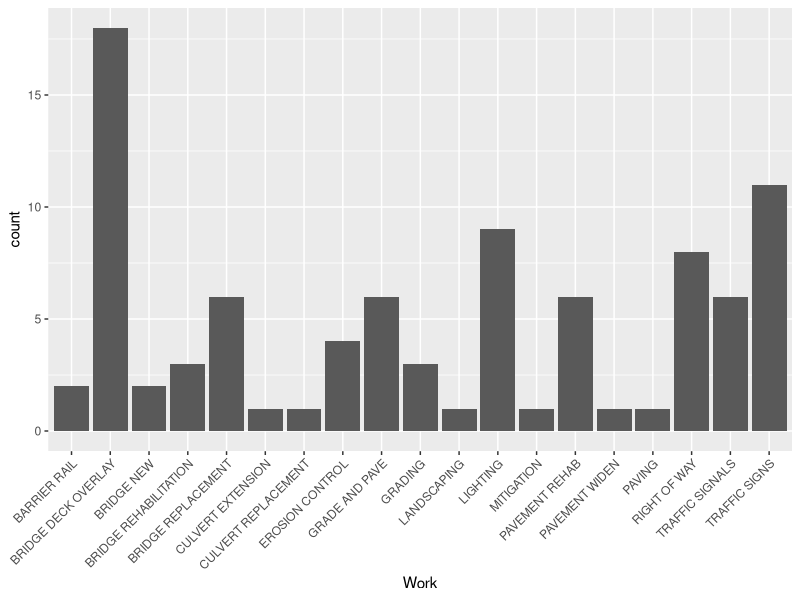
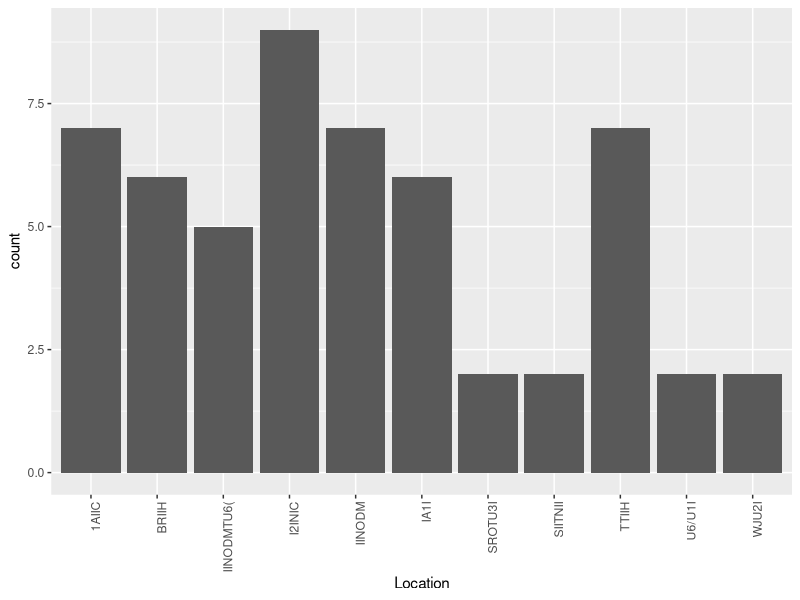
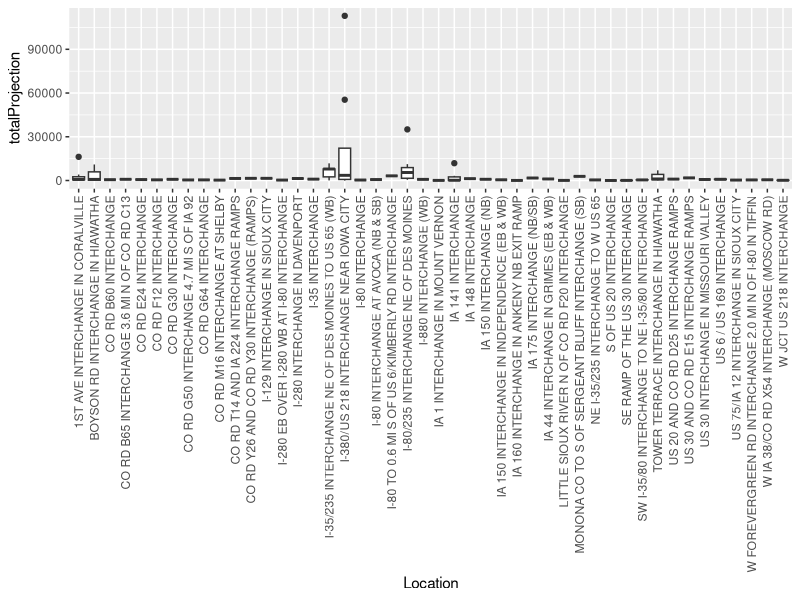

These figures' R source, in order:
## ---- chunk 1
knitr::opts_chunk$set(echo = TRUE)
## ---- chunk 2
library(readxl)
library(tidyverse)
library(maps)

yearplan <- read_excel('./2021_2025_5YrProg_Highway_Program.xlsx')


cleanplan <- yearplan %>%
  fill(Location, .direction = "down") %>% 
  rename(District = `Iowa DOT District`, Route = `Project Route`, 
         Work = `Type of Work`) %>%
  group_by(County, District, Route, Location) %>%
  fill(Miles, .direction = "down") %>%
  mutate(District = as.numeric(District)) %>%
  select(State, County, District, Route, Location, 
         Miles, Work, `2021`, `2022`, `2023`, `2024`, `2025`)
cleanplan['totalProjection'] <- rowSums(cleanplan[, c("2021", "2022", "2023", "2024",
                                                      "2025")], na.rm = TRUE)
countyLines <- map_data("county")
## ---- chunk 3

  
interchange <- cleanplan %>% filter(grepl('INTERCHANGE', Location))

interchange 

interchange %>% group_by(Work) %>% summarise(sum = n()) %>% 
  ggplot(aes(x=Work, weight=sum)) + geom_bar() + 
  theme(axis.text.x = element_text(angle = 45, vjust = 1, hjust = 1))

interchange %>% group_by(Location) %>% summarise(WorkSum = n()) %>% 
  filter(WorkSum != 1)

interchange %>% group_by(Location) %>% summarise(WorkSum = n()) %>% 
  filter(WorkSum != 1) %>% 
  ggplot(aes(x=Location, weight = WorkSum)) + geom_bar() + 
  theme(axis.text.x = element_text(angle = 90, vjust = 1, hjust = 1)) + 
  scale_x_discrete(label=abbreviate)
## ---- chunk 4

interchange <- cleanplan %>% filter(grepl('INTERCHANGE', Location))

interchange %>% ggplot(aes(y = totalProjection, x= Location)) + geom_boxplot() +
  theme(axis.text.x = element_text(angle = 90, vjust = .5, hjust = 1))
